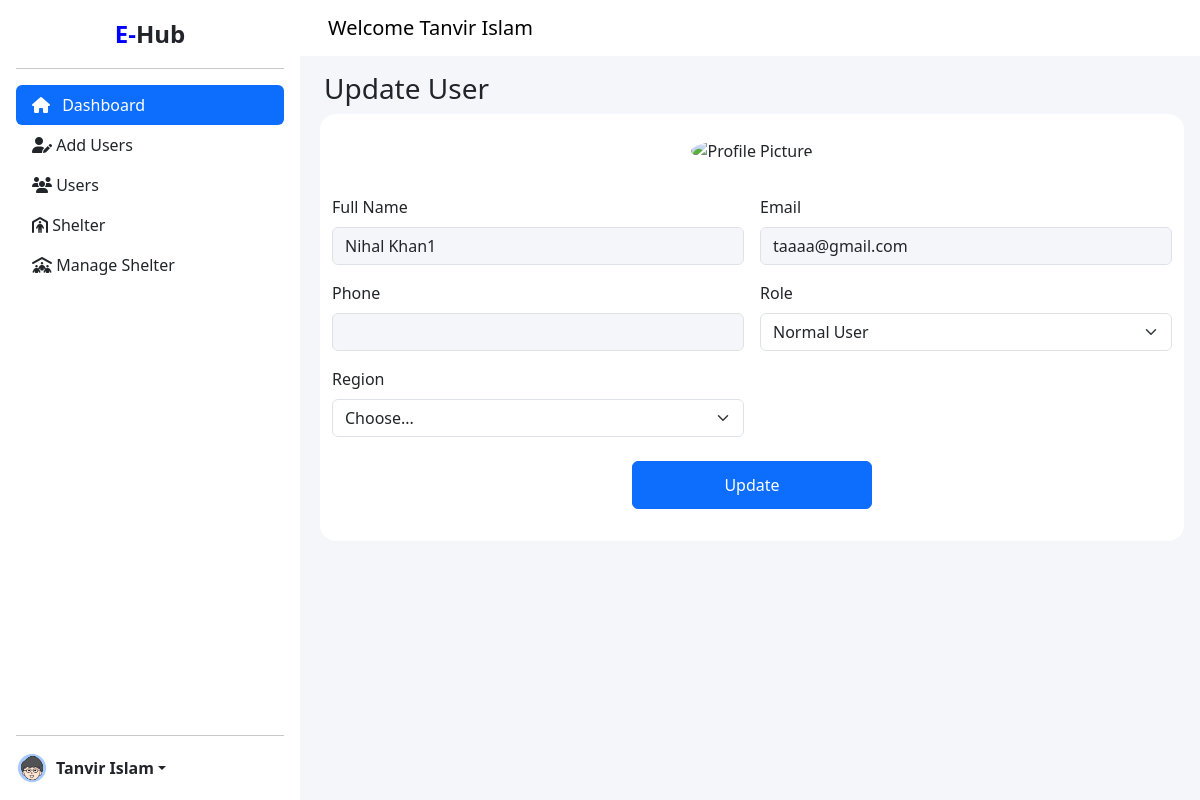
Page /regional_admin/pages/update_user.php?id=37 (signed in) on the committed database.
### tables this page shows
CREATE TABLE `users` (
  `id` int(11) NOT NULL,
  `full_name` varchar(100) NOT NULL,
  `date_of_birth` date DEFAULT NULL,
  `email` varchar(100) NOT NULL,
  `password_hash` varchar(255) NOT NULL,
  `role` enum('Normal User','Central Admin','Regional Admin','Shelter Coordinator','Relief Distributor') NOT NULL,
  `phone_number` varchar(15) DEFAULT NULL,
  `address` text DEFAULT NULL,
  `region` varchar(50) DEFAULT NULL,
  `created_at` timestamp NOT NULL DEFAULT current_timestamp(),
  `updated_at` timestamp NOT NULL DEFAULT current_timestamp() ON UPDATE current_timestamp()
);

### regional_admin/pages/update_user.php (the view, shortened to what this page needs)
<?php
include '../includes/header.php';
include '../includes/header2.php';
include '../includes/sidebar.php';
include '../includes/nav.php';
$userId = $_GET['id'];
$sql = "SELECT * FROM users where id = $userId";
$result = mysqli_query($con, $sql);
if ($result) {
    $num = mysqli_num_rows($result);
    if ($num > 0) {
        $row = mysqli_fetch_assoc($result);
        $userId = $row['id'];
        $userName = $row['full_name'];
        $userEmail = $row['email'];
        $userPhone = $row['phone_number'];
        $userRole = $row['role'];
    }
} else {
    echo "error data fatch";
}
?>
<div class="container-fluid main-content flex-grow-1 pt-3 ps-3 tabel-cotainer">
    <h3 class="ps-2">Update User</h3>
    <div class="row form-container">
        <div class="col col-lg-12 col-md-12 form-section">
            <div class="form-profile mt-2">
                <img src="../assets/img/model2.jpg" alt="Profile Picture">
            </div>
            <form id="updateForm" action="./user_update_profile_process.php?id=<?php echo $userId; ?>" class="row g-3" method="post">
                <div class="col-lg-6 col-md-12 mt-1 mt-lg-5 mt-md-3 custom-form-style">
                    <label for="fullName" class="form-label">Full Name</label>
                    <input type="text" class="form-control" id="fullName" name="username" value="<?php echo $userName; ?>" required>
                </div>
                <div class="col-md-6 mt-1 mt-lg-5 mt-md-2 custom-form-style">
                    <label for="email" class="form-label">Email</label>
                    <input type="email" class="form-control" id="email" name="email" value="<?php echo $userEmail; ?>" required>
                </div>
                <div class="col-md-6 custom-form-style">
                    <label for="phone" class="form-label">Phone</label>
                    <input type="text" class="form-control" id="phone" name="phone" value="<?php echo $userPhone; ?>" required>
                </div>
                <div class="col-md-6 custom-form-style">
                    <label for="role" class="form-label">Role</label>
                    <select id="role" class="form-select" name="role" required>
                        <option value="Normal User" <?php echo ($userRole == 'Normal User') ? 'selected' : ''; ?>>Normal User</option>
                    </select>
                </div>
                <div class="col-md-6 custom-form-style">
                    <label for="region" class="form-label">Region</label>
                    <select id="region" class="form-select" name="region">
                        <option selected disabled>Choose...</option>
                    </select>
                </div>
                <div class="col-12 btn-add mt-1 mt-lg-4 mt-md-4">
                    <button type="submit" class="btn btn-primary" id="submit" >Update</button>
                </div>
            </form>
        </div>
    </div>
</div>
<?php include '../includes/footer.php'; ?>

### regional_admin/assets/css/style.css (style rules this page uses)
* { padding: 0; margin: 0; box-sizing: border-box; }
html, body { height: 100%; width: 100%; overflow-x: hidden; }
.main-content { background-color: #F5F6FA; }
.main-content { height: calc(100vh - 56px); }
.form-container { padding-left: 1rem; padding-right: 1rem; padding-bottom: 1rem; }
.form-section { display: flex; flex-direction: column; align-items: center; justify-content: center; border-radius: 1rem; background-color: #fff; padding-bottom: 2rem; display: flex; padding: 1rem 2rem 2rem 2rem; }
.form-profile img { width: 3.5rem; height: 3.5rem; border-radius: 50%; }
.form-section form input, .form-select { background-color: #F5F6FA; }
.btn-add { margin-top: 1.5rem !important; display: flex; align-content: center; justify-content: center; height: 3rem; width: 100%; }
.btn-add button { width: 15rem; height: 3rem; }

### rows in the picture
users: username "Nihal Khan1", email "taaaa@gmail.com", role "Normal User"

### other values in the picture
$_SESSION['user_name'] "Tanvir Islam"
